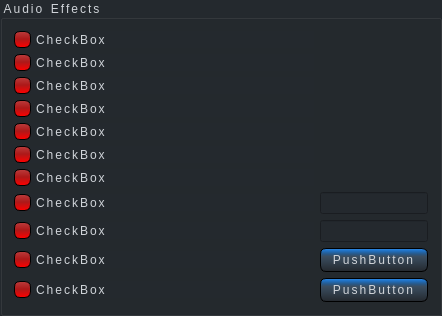
               <widget class="QGroupBox" name="groupBox_4">
                <property name="styleSheet">
                 <string notr="true">background-color: #24292E ;
font: 10pt &quot;MS Shell Dlg 2&quot;;
letter-spacing: 2px;
word-spacing: 1.4px;
color: #D0D4D9;
</string>
                </property>
                <property name="title">
                 <string>Audio Effects</string>
                </property>
                <property name="flat">
                 <bool>true</bool>
                </property>
                <property name="checkable">
                 <bool>false</bool>
                </property>
                <layout class="QGridLayout" name="gridLayout_38">
                 <item row="0" column="0">
                  <layout class="QGridLayout" name="gridLayout_37">
                   <item row="0" column="0">
                    <widget class="QCheckBox" name="checkBox_55">
                     <property name="minimumSize">
                      <size>
                       <width>300</width>
                       <height>0</height>
                      </size>
                     </property>
                     <property name="styleSheet">
                      <string notr="true">QCheckBox {
    spacing: 5px;
}
QCheckBox::indicator {
    width: 13px;
    height: 13px;
}
QCheckBox::indicator:unchecked {
background-color: qlineargradient(spread:reflect, x1:0.54, y1:1, x2:0.534, y2:0, stop:0 rgba(255, 0, 0, 255), stop:0.528409 rgba(173, 25, 25, 255), stop:1 rgba(187, 60, 60, 255));
border-style: outset;
border-width: 1px;
border-radius: 6px;
border-color: #000000;
min-width: 1em;
padding: 1px;
}
QCheckBox::indicator:checked {
background-color: qlineargradient(spread:reflect, x1:0.54, y1:1, x2:0.534, y2:0, stop:0 rgba(0, 255, 18, 255), stop:0.306818 rgba(10, 171, 24, 255), stop:0.636364 rgba(25, 173, 41, 255), stop:0.994318 rgba(33, 104, 47, 255));
border-style: outset;
border-width: 1px;
border-radius: 6px;
border-color: #000000;
min-width: 1em;
padding: 1px;
}</string>
                     </property>
                     <property name="text">
                      <string>CheckBox</string>
                     </property>
                    </widget>
                   </item>
                   <item row="8" column="0">
                    <widget class="QCheckBox" name="checkBox_56">
                     <property name="minimumSize">
                      <size>
                       <width>300</width>
                       <height>0</height>
                      </size>
                     </property>
                     <property name="styleSheet">
                      <string notr="true">QCheckBox {
    spacing: 5px;
}
QCheckBox::indicator {
    width: 13px;
    height: 13px;
}
QCheckBox::indicator:unchecked {
background-color: qlineargradient(spread:reflect, x1:0.54, y1:1, x2:0.534, y2:0, stop:0 rgba(255, 0, 0, 255), stop:0.528409 rgba(173, 25, 25, 255), stop:1 rgba(187, 60, 60, 255));
border-style: outset;
border-width: 1px;
border-radius: 6px;
border-color: #000000;
min-width: 1em;
padding: 1px;
}
QCheckBox::indicator:checked {
background-color: qlineargradient(spread:reflect, x1:0.54, y1:1, x2:0.534, y2:0, stop:0 rgba(0, 255, 18, 255), stop:0.306818 rgba(10, 171, 24, 255), stop:0.636364 rgba(25, 173, 41, 255), stop:0.994318 rgba(33, 104, 47, 255));
border-style: outset;
border-width: 1px;
border-radius: 6px;
border-color: #000000;
min-width: 1em;
padding: 1px;
}</string>
                     </property>
                     <property name="text">
                      <string>CheckBox</string>
                     </property>
                    </widget>
                   </item>
                   <item row="9" column="0">
                    <widget class="QCheckBox" name="checkBox_57">
                     <property name="minimumSize">
                      <size>
                       <width>300</width>
                       <height>0</height>
                      </size>
                     </property>
                     <property name="styleSheet">
                      <string notr="true">QCheckBox {
    spacing: 5px;
}
QCheckBox::indicator {
    width: 13px;
    height: 13px;
}
QCheckBox::indicator:unchecked {
background-color: qlineargradient(spread:reflect, x1:0.54, y1:1, x2:0.534, y2:0, stop:0 rgba(255, 0, 0, 255), stop:0.528409 rgba(173, 25, 25, 255), stop:1 rgba(187, 60, 60, 255));
border-style: outset;
border-width: 1px;
border-radius: 6px;
border-color: #000000;
min-width: 1em;
padding: 1px;
}
QCheckBox::indicator:checked {
background-color: qlineargradient(spread:reflect, x1:0.54, y1:1, x2:0.534, y2:0, stop:0 rgba(0, 255, 18, 255), stop:0.306818 rgba(10, 171, 24, 255), stop:0.636364 rgba(25, 173, 41, 255), stop:0.994318 rgba(33, 104, 47, 255));
border-style: outset;
border-width: 1px;
border-radius: 6px;
border-color: #000000;
min-width: 1em;
padding: 1px;
}</string>
                     </property>
                     <property name="text">
                      <string>CheckBox</string>
                     </property>
                    </widget>
                   </item>
                   <item row="7" column="0">
                    <widget class="QCheckBox" name="checkBox_58">
                     <property name="minimumSize">
                      <size>
                       <width>300</width>
                       <height>0</height>
                      </size>
                     </property>
                     <property name="styleSheet">
                      <string notr="true">QCheckBox {
    spacing: 5px;
}
QCheckBox::indicator {
    width: 13px;
    height: 13px;
}
QCheckBox::indicator:unchecked {
background-color: qlineargradient(spread:reflect, x1:0.54, y1:1, x2:0.534, y2:0, stop:0 rgba(255, 0, 0, 255), stop:0.528409 rgba(173, 25, 25, 255), stop:1 rgba(187, 60, 60, 255));
border-style: outset;
border-width: 1px;
border-radius: 6px;
border-color: #000000;
min-width: 1em;
padding: 1px;
}
QCheckBox::indicator:checked {
background-color: qlineargradient(spread:reflect, x1:0.54, y1:1, x2:0.534, y2:0, stop:0 rgba(0, 255, 18, 255), stop:0.306818 rgba(10, 171, 24, 255), stop:0.636364 rgba(25, 173, 41, 255), stop:0.994318 rgba(33, 104, 47, 255));
border-style: outset;
border-width: 1px;
border-radius: 6px;
border-color: #000000;
min-width: 1em;
padding: 1px;
}</string>
                     </property>
                     <property name="text">
                      <string>CheckBox</string>
                     </property>
                    </widget>
                   </item>
                   <item row="3" column="0">
                    <widget class="QCheckBox" name="checkBox_59">
                     <property name="minimumSize">
                      <size>
                       <width>300</width>
                       <height>0</height>
                      </size>
                     </property>
                     <property name="styleSheet">
                      <string notr="true">QCheckBox {
    spacing: 5px;
}
QCheckBox::indicator {
    width: 13px;
    height: 13px;
}
QCheckBox::indicator:unchecked {
background-color: qlineargradient(spread:reflect, x1:0.54, y1:1, x2:0.534, y2:0, stop:0 rgba(255, 0, 0, 255), stop:0.528409 rgba(173, 25, 25, 255), stop:1 rgba(187, 60, 60, 255));
border-style: outset;
border-width: 1px;
border-radius: 6px;
border-color: #000000;
min-width: 1em;
padding: 1px;
}
QCheckBox::indicator:checked {
background-color: qlineargradient(spread:reflect, x1:0.54, y1:1, x2:0.534, y2:0, stop:0 rgba(0, 255, 18, 255), stop:0.306818 rgba(10, 171, 24, 255), stop:0.636364 rgba(25, 173, 41, 255), stop:0.994318 rgba(33, 104, 47, 255));
border-style: outset;
border-width: 1px;
border-radius: 6px;
border-color: #000000;
min-width: 1em;
padding: 1px;
}</string>
                     </property>
                     <property name="text">
                      <string>CheckBox</string>
                     </property>
                    </widget>
                   </item>
                   <item row="5" column="0">
                    <widget class="QCheckBox" name="checkBox_60">
                     <property name="minimumSize">
                      <size>
                       <width>300</width>
                       <height>0</height>
                      </size>
                     </property>
                     <property name="styleSheet">
                      <string notr="true">QCheckBox {
    spacing: 5px;
}
QCheckBox::indicator {
    width: 13px;
    height: 13px;
}
QCheckBox::indicator:unchecked {
background-color: qlineargradient(spread:reflect, x1:0.54, y1:1, x2:0.534, y2:0, stop:0 rgba(255, 0, 0, 255), stop:0.528409 rgba(173, 25, 25, 255), stop:1 rgba(187, 60, 60, 255));
border-style: outset;
border-width: 1px;
border-radius: 6px;
border-color: #000000;
min-width: 1em;
padding: 1px;
}
QCheckBox::indicator:checked {
background-color: qlineargradient(spread:reflect, x1:0.54, y1:1, x2:0.534, y2:0, stop:0 rgba(0, 255, 18, 255), stop:0.306818 rgba(10, 171, 24, 255), stop:0.636364 rgba(25, 173, 41, 255), stop:0.994318 rgba(33, 104, 47, 255));
border-style: outset;
border-width: 1px;
border-radius: 6px;
border-color: #000000;
min-width: 1em;
padding: 1px;
}</string>
                     </property>
                     <property name="text">
                      <string>CheckBox</string>
                     </property>
                    </widget>
                   </item>
                   <item row="6" column="0">
                    <widget class="QCheckBox" name="checkBox_61">
                     <property name="minimumSize">
                      <size>
                       <width>300</width>
                       <height>0</height>
                      </size>
                     </property>
                     <property name="styleSheet">
                      <string notr="true">QCheckBox {
    spacing: 5px;
}
QCheckBox::indicator {
    width: 13px;
    height: 13px;
}
QCheckBox::indicator:unchecked {
background-color: qlineargradient(spread:reflect, x1:0.54, y1:1, x2:0.534, y2:0, stop:0 rgba(255, 0, 0, 255), stop:0.528409 rgba(173, 25, 25, 255), stop:1 rgba(187, 60, 60, 255));
border-style: outset;
border-width: 1px;
border-radius: 6px;
border-color: #000000;
min-width: 1em;
padding: 1px;
}
QCheckBox::indicator:checked {
background-color: qlineargradient(spread:reflect, x1:0.54, y1:1, x2:0.534, y2:0, stop:0 rgba(0, 255, 18, 255), stop:0.306818 rgba(10, 171, 24, 255), stop:0.636364 rgba(25, 173, 41, 255), stop:0.994318 rgba(33, 104, 47, 255));
border-style: outset;
border-width: 1px;
border-radius: 6px;
border-color: #000000;
min-width: 1em;
padding: 1px;
}</string>
                     </property>
                     <property name="text">
                      <string>CheckBox</string>
                     </property>
                    </widget>
                   </item>
                   <item row="4" column="0">
                    <widget class="QCheckBox" name="checkBox_62">
                     <property name="minimumSize">
                      <size>
                       <width>300</width>
                       <height>0</height>
                      </size>
                     </property>
                     <property name="styleSheet">
                      <string notr="true">QCheckBox {
    spacing: 5px;
}
QCheckBox::indicator {
    width: 13px;
    height: 13px;
}
QCheckBox::indicator:unchecked {
background-color: qlineargradient(spread:reflect, x1:0.54, y1:1, x2:0.534, y2:0, stop:0 rgba(255, 0, 0, 255), stop:0.528409 rgba(173, 25, 25, 255), stop:1 rgba(187, 60, 60, 255));
border-style: outset;
border-width: 1px;
border-radius: 6px;
border-color: #000000;
min-width: 1em;
padding: 1px;
}
QCheckBox::indicator:checked {
background-color: qlineargradient(spread:reflect, x1:0.54, y1:1, x2:0.534, y2:0, stop:0 rgba(0, 255, 18, 255), stop:0.306818 rgba(10, 171, 24, 255), stop:0.636364 rgba(25, 173, 41, 255), stop:0.994318 rgba(33, 104, 47, 255));
border-style: outset;
border-width: 1px;
border-radius: 6px;
border-color: #000000;
min-width: 1em;
padding: 1px;
}</string>
                     </property>
                     <property name="text">
                      <string>CheckBox</string>
                     </property>
                    </widget>
                   </item>
                   <item row="2" column="0">
                    <widget class="QCheckBox" name="checkBox_63">
                     <property name="minimumSize">
                      <size>
                       <width>300</width>
                       <height>0</height>
                      </size>
                     </property>
                     <property name="styleSheet">
                      <string notr="true">QCheckBox {
    spacing: 5px;
}
QCheckBox::indicator {
    width: 13px;
    height: 13px;
}
QCheckBox::indicator:unchecked {
background-color: qlineargradient(spread:reflect, x1:0.54, y1:1, x2:0.534, y2:0, stop:0 rgba(255, 0, 0, 255), stop:0.528409 rgba(173, 25, 25, 255), stop:1 rgba(187, 60, 60, 255));
border-style: outset;
border-width: 1px;
border-radius: 6px;
border-color: #000000;
min-width: 1em;
padding: 1px;
}
QCheckBox::indicator:checked {
background-color: qlineargradient(spread:reflect, x1:0.54, y1:1, x2:0.534, y2:0, stop:0 rgba(0, 255, 18, 255), stop:0.306818 rgba(10, 171, 24, 255), stop:0.636364 rgba(25, 173, 41, 255), stop:0.994318 rgba(33, 104, 47, 255));
border-style: outset;
border-width: 1px;
border-radius: 6px;
border-color: #000000;
min-width: 1em;
padding: 1px;
}</string>
                     </property>
                     <property name="text">
                      <string>CheckBox</string>
                     </property>
                    </widget>
                   </item>
                   <item row="1" column="0">
                    <widget class="QCheckBox" name="checkBox_64">
                     <property name="minimumSize">
                      <size>
                       <width>300</width>
                       <height>0</height>
                      </size>
                     </property>
                     <property name="styleSheet">
                      <string notr="true">QCheckBox {
    spacing: 5px;
}
QCheckBox::indicator {
    width: 13px;
    height: 13px;
}
QCheckBox::indicator:unchecked {
background-color: qlineargradient(spread:reflect, x1:0.54, y1:1, x2:0.534, y2:0, stop:0 rgba(255, 0, 0, 255), stop:0.528409 rgba(173, 25, 25, 255), stop:1 rgba(187, 60, 60, 255));
border-style: outset;
border-width: 1px;
border-radius: 6px;
border-color: #000000;
min-width: 1em;
padding: 1px;
}
QCheckBox::indicator:checked {
background-color: qlineargradient(spread:reflect, x1:0.54, y1:1, x2:0.534, y2:0, stop:0 rgba(0, 255, 18, 255), stop:0.306818 rgba(10, 171, 24, 255), stop:0.636364 rgba(25, 173, 41, 255), stop:0.994318 rgba(33, 104, 47, 255));
border-style: outset;
border-width: 1px;
border-radius: 6px;
border-color: #000000;
min-width: 1em;
padding: 1px;
}</string>
                     </property>
                     <property name="text">
                      <string>CheckBox</string>
                     </property>
                    </widget>
                   </item>
                   <item row="9" column="1">
                    <widget class="QPushButton" name="pushButton_4">
                     <property name="styleSheet">
                      <string notr="true">QPushButton {
background-color: qlineargradient(spread:reflect, x1:1, y1:1, x2:1, y2:0, stop:0 rgba(36, 41, 46, 255), stop:0.653409 rgba(59, 78, 97, 255), stop:0.761364 rgba(40, 88, 135, 255), stop:0.892045 rgba(31, 112, 194, 255), stop:1 rgba(47, 139, 230, 255));
border-style: outset;
border-width: 1px;
border-radius: 6px;
border-color: #000000;
min-width: 4em;
padding:4px;
}
QPushButton:pressed {
   	background-color: rgb(47, 54, 67);
    border-style: inset;
}</string>
                     </property>
                     <property name="text">
                      <string>PushButton</string>
                     </property>
                    </widget>
                   </item>
                   <item row="8" column="1">
                    <widget class="QLineEdit" name="lineEdit_16"/>
                   </item>
                   <item row="7" column="1">
                    <widget class="QLineEdit" name="lineEdit_17"/>
                   </item>
                   <item row="10" column="0">
                    <widget class="QCheckBox" name="checkBox_65">
                     <property name="minimumSize">
                      <size>
                       <width>300</width>
                       <height>0</height>
                      </size>
                     </property>
                     <property name="styleSheet">
                      <string notr="true">QCheckBox {
    spacing: 5px;
}
QCheckBox::indicator {
    width: 13px;
    height: 13px;
}
QCheckBox::indicator:unchecked {
background-color: qlineargradient(spread:reflect, x1:0.54, y1:1, x2:0.534, y2:0, stop:0 rgba(255, 0, 0, 255), stop:0.528409 rgba(173, 25, 25, 255), stop:1 rgba(187, 60, 60, 255));
border-style: outset;
border-width: 1px;
border-radius: 6px;
border-color: #000000;
min-width: 1em;
padding: 1px;
}
QCheckBox::indicator:checked {
background-color: qlineargradient(spread:reflect, x1:0.54, y1:1, x2:0.534, y2:0, stop:0 rgba(0, 255, 18, 255), stop:0.306818 rgba(10, 171, 24, 255), stop:0.636364 rgba(25, 173, 41, 255), stop:0.994318 rgba(33, 104, 47, 255));
border-style: outset;
border-width: 1px;
border-radius: 6px;
border-color: #000000;
min-width: 1em;
padding: 1px;
}</string>
                     </property>
                     <property name="text">
                      <string>CheckBox</string>
                     </property>
                    </widget>
                   </item>
                   <item row="10" column="1">
                    <widget class="QPushButton" name="pushButton_5">
                     <property name="styleSheet">
                      <string notr="true">QPushButton {
background-color: qlineargradient(spread:reflect, x1:1, y1:1, x2:1, y2:0, stop:0 rgba(36, 41, 46, 255), stop:0.653409 rgba(59, 78, 97, 255), stop:0.761364 rgba(40, 88, 135, 255), stop:0.892045 rgba(31, 112, 194, 255), stop:1 rgba(47, 139, 230, 255));
border-style: outset;
border-width: 1px;
border-radius: 6px;
border-color: #000000;
min-width: 4em;
padding:4px;
}
QPushButton:pressed {
   	background-color: rgb(47, 54, 67);
    border-style: inset;
}</string>
                     </property>
                     <property name="text">
                      <string>PushButton</string>
                     </property>
                    </widget>
                   </item>
                  </layout>
                 </item>
                </layout>
               </widget>
